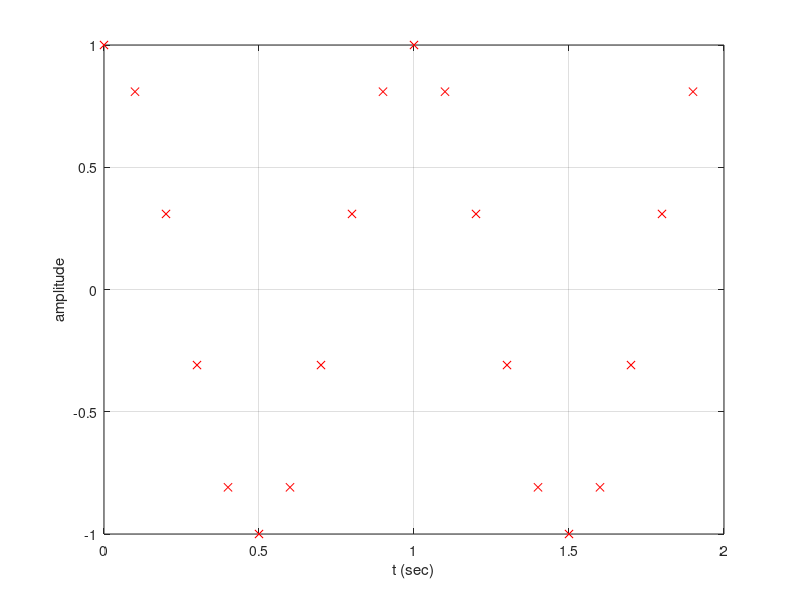

This chart was generated by the following MATLAB code:
clear
duration = 2;
amplitude = 1;
frequency = 1;
samp_freq = 10;
samples_per_period = samp_freq / frequency;
samp_period = 1/samp_freq;
t = 0:samp_period:duration-samp_period;
s = amplitude*cos(2*pi*frequency*t);
plot(t,s,'rx')
xlabel('t (sec)')
ylabel('amplitude')
grid